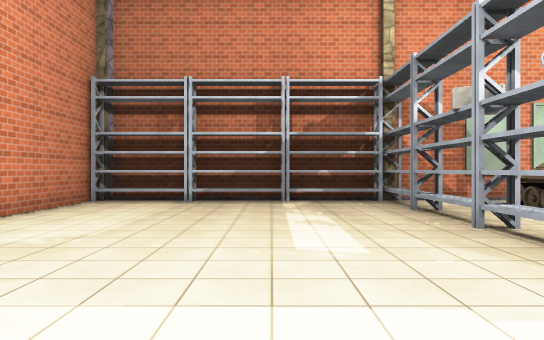
[1] (above)

24 first-person views from a walk through a Unity game level. The camera is 1.4 m above the floor, looks level and sees 70° across. The floor is counted in squares, 2 m on a side. Each view is taken from the middle of a square. On the plan, view 1 faces up. The plan holds only what a view shows up to about 11 squares ahead; the rest is blank. The place goes on beyond the plan. Surface patterns are stand-ins for the level's own textures.

[2]
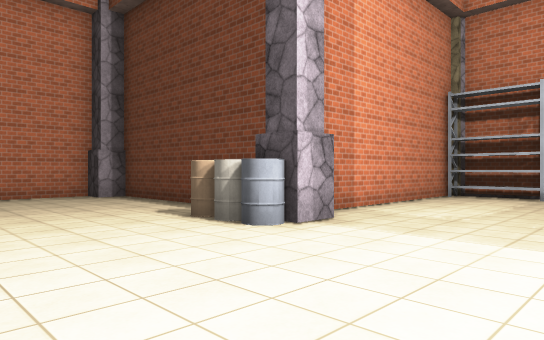

[3]
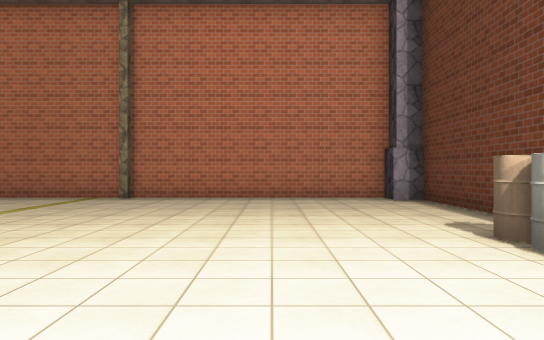

[4]
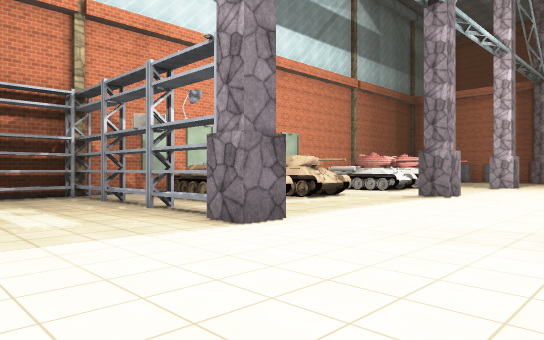

[5]
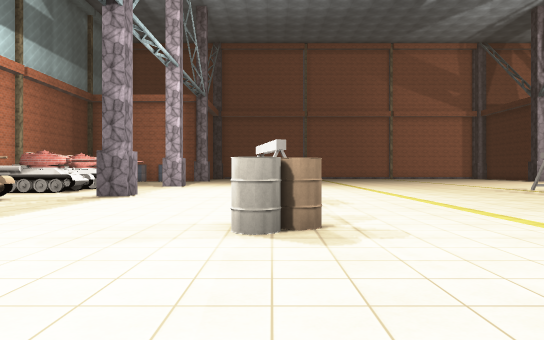

[6]
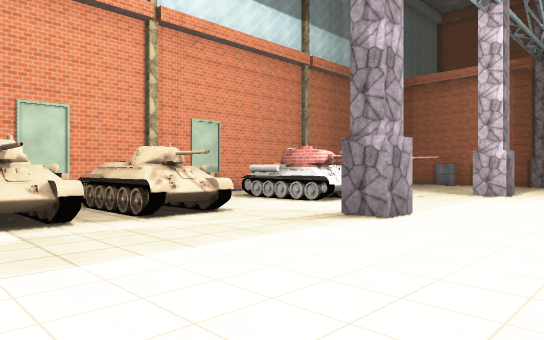

[7]
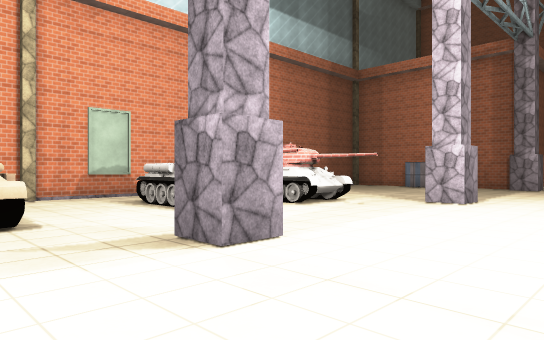

[8]
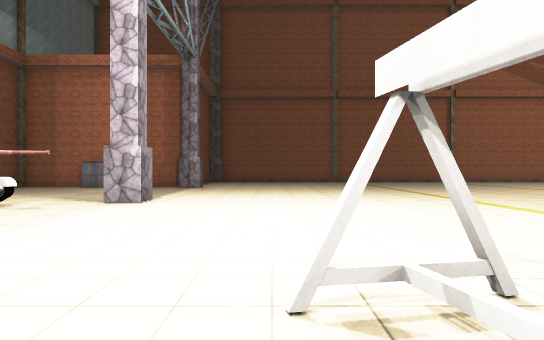

[9]
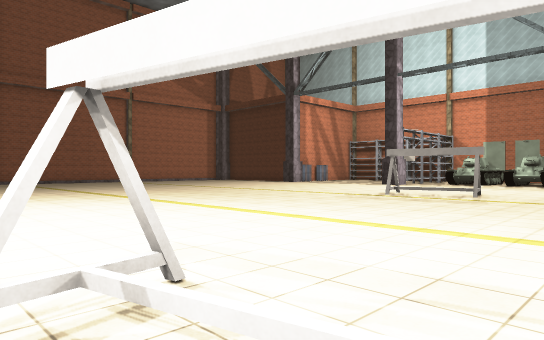

[10]
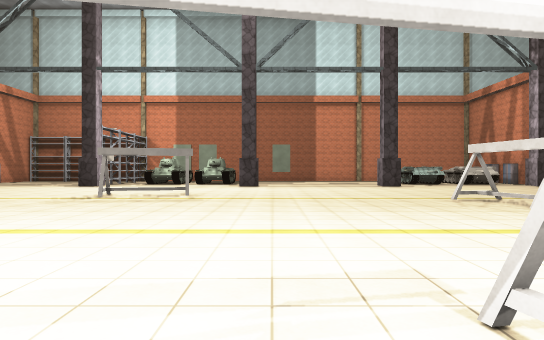

[11]
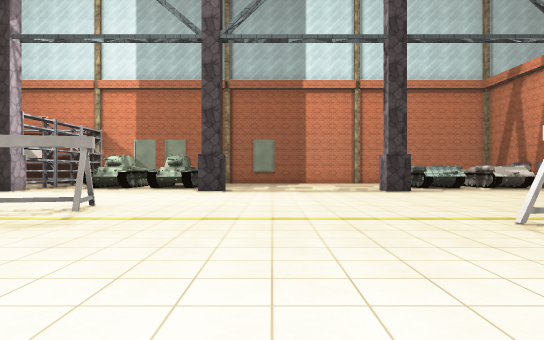

[12]
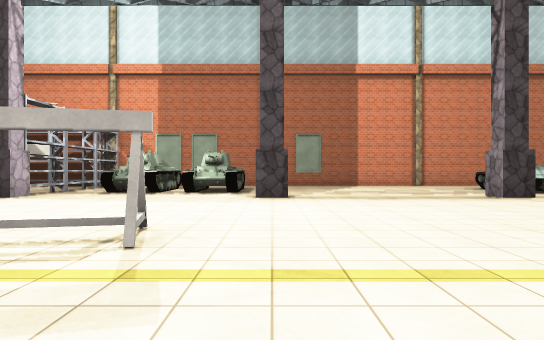

[13]
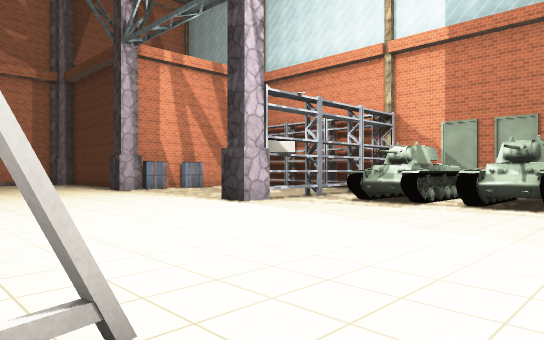

[14]
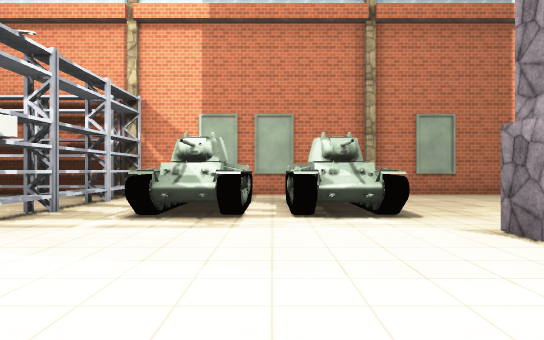

[15]
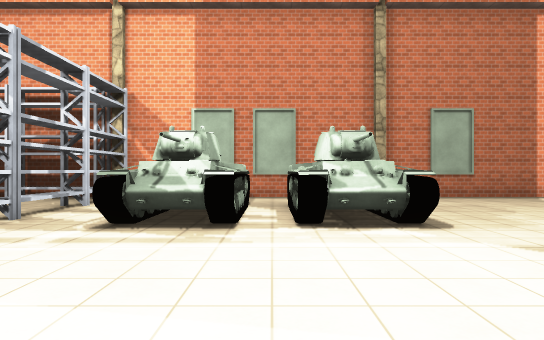

[16]
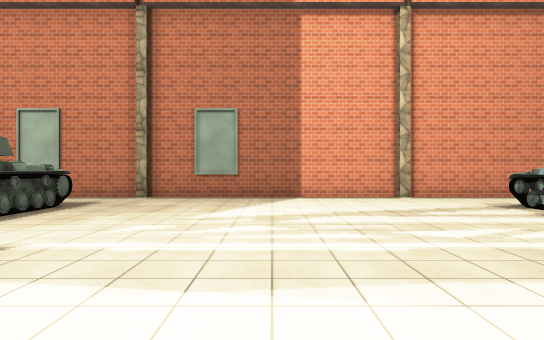

[17]
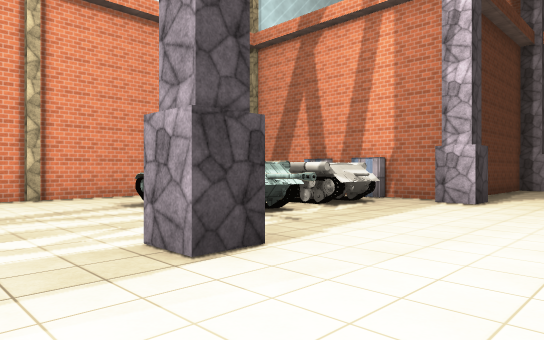

[18]
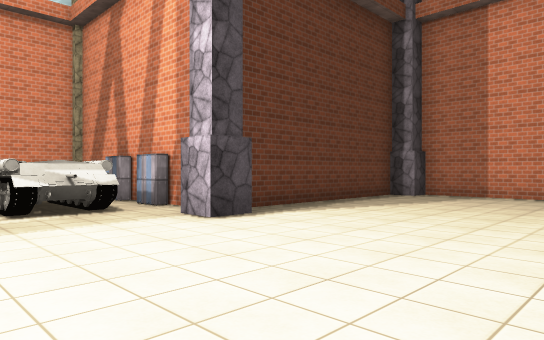

[19]
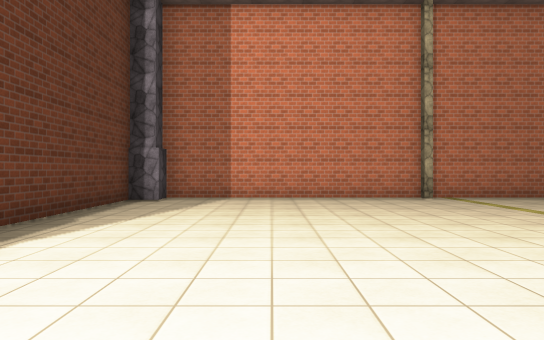

[20]
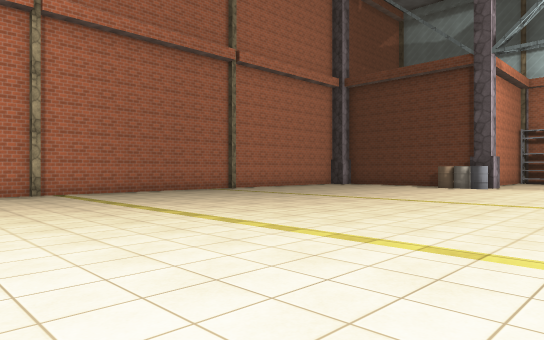

[21]
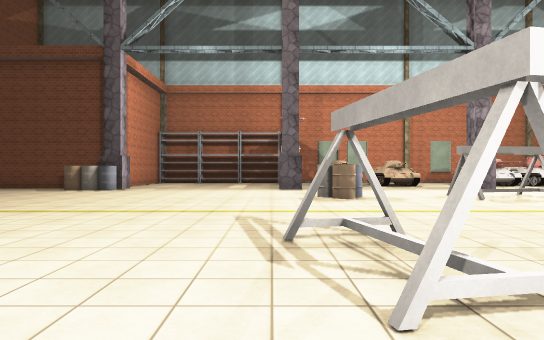

[22]
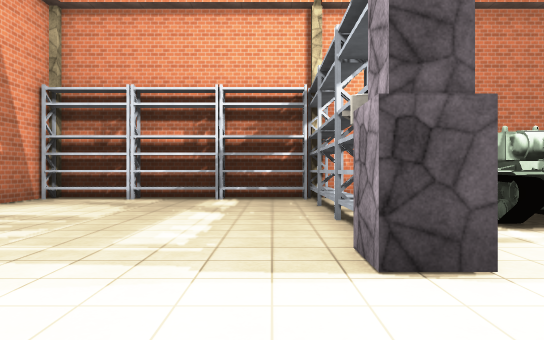

[23]
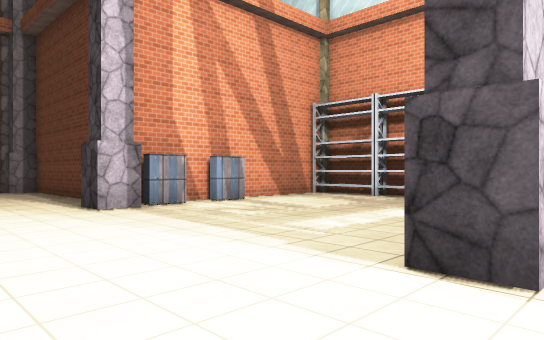

[24]
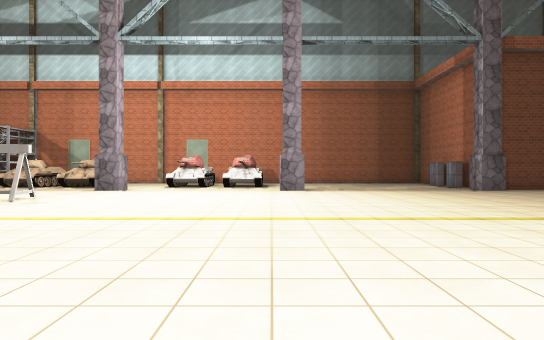

### Floor plan
Points are (right, up) in squares from view 1. A wall is a line through its corners. A room is listed if a view was taken in it or the views show most of it. See-through windows are left out.
Room 1 (views 1, 2, 3, 4, 5, 6, 7, 8, 9, 10, 11, 12, 13, 14, 15, 16, 17, 18, 19, 20, 21, 22, 23, 24)
walls: (8.5, -17.6) (9.4, -17.6) (9.4, -18.5); (10, 1.8) (9.2, 1.8) (9.2, 2.6); (3.1, 1.8) (2.3, 1.8) (2.3, 2.5); (2.4, -17.6) (3.3, -17.6) (3.3, -18.5); (0.6, -18.6) (0.6, -19.6); (10.9, 4) (10.9, 7.1); (11.4, 4) (11.2, 4) (11.2, 7); (16.1, 1.8) (15.3, 1.8) (15.3, 2.6); (0, -19.4) (0.7, -19.4); (15.5, -18.5) (15.5, -17.6) (16.3, -17.6) (16.3, -18.4); (-0.2, -19.8) (0.4, -19.8); (13.4, 4.3) (13.4, 5.1); (12.4, 4.8) (10.9, 4.8); (14.3, 3.9) (14.3, 5); (14.6, 4) (13.2, 4) (13.2, 4.9); (-4.2, -17.6) (-3.4, -17.6) (-3.4, -18.5); (1.2, -21.7) (1.2, -22.7); (-4, -18.6) (-4, -19.5); (0.9, -22.2) (1, -22.7); (9.4, -24.9) (12.8, -24.9); (9.3, 9.1) (2.9, 9.1); (2.8, -24.9) (9.3, -24.9); (-6.9, 2.5) (-9.9, 2.5) (-9.9, 1.8) (-10.6, 1.8) (-10.6, -17.6) (-9.9, -17.6) (-9.9, -18.3) (-4.7, -18.3); (2.6, 9.1) (-3.7, 9.1); (12.3, 9.1) (9.4, 9.1); (21.9, -18.5) (21.9, -17.6) (22.8, -17.6); (14.9, -24.9) (15.8, -24.9); (-1, -24.9) (2.5, -24.9); (16, -24.9) (22.6, -24.9) (22.6, -18.8); (-4, 9) (-4, 3.5)
objects: drum (-5, 1); drum (-5, 2); other object (-4, -22); locker (-4, -21); locker (-4, -20); drum (-4, 2); other object (-3, 9); other object (-2, -22) to (-2, -20); other object (-1, 9); other object (1, 9); other object (3, -10); other object (3, -8); other object (3, 3) to (3, 4); other object (3, 5) to (3, 6); other object (3, 7) to (3, 8); drum (4, -2); other object (5, 4) to (5, 7); other object (7, -2); other object (7, 4) to (8, 7); other object (9, -2) to (9, -1); other object (10, -23) to (11, -20); other object (12, -12) to (13, -11); other object (13, -23) to (14, -20); other object (16, -24); other object (16, -23); other object (16, -22) to (16, -21); other object (16, -20) to (16, -19); other object (19, -24); other object (22, -24); locker (22, -21); locker (22, -20); locker (22, -19)

Where each view was taken, in squares from view 1:
view 1: 0 up, 0 right, facing up
view 2: 2 down, 0 right, facing up-left
view 3: 1 down, 1 left, facing left
view 4: 2 down, 1 left, facing up-right
view 5: 2 down, 1 left, facing right
view 6: 1 down, 4 right, facing up-right
view 7: 1 down, 7 right, facing up-right
view 8: 1 down, 7 right, facing right
view 9: 1 down, 7 right, facing down-right
view 10: 1 down, 8 right, facing down
view 11: 5 down, 7 right, facing down
view 12: 8 down, 9 right, facing down
view 13: 12 down, 9 right, facing down-right
view 14: 14 down, 12 right, facing down
view 15: 15 down, 12 right, facing down
view 16: 15 down, 6 right, facing down
view 17: 15 down, 5 right, facing down-left
view 18: 13 down, 0 right, facing down-left
view 19: 15 down, 1 left, facing left
view 20: 14 down, 1 right, facing up-left
view 21: 12 down, 2 right, facing up
view 22: 15 down, 17 right, facing down
view 23: 15 down, 15 right, facing down-right
view 24: 11 down, 15 right, facing up
